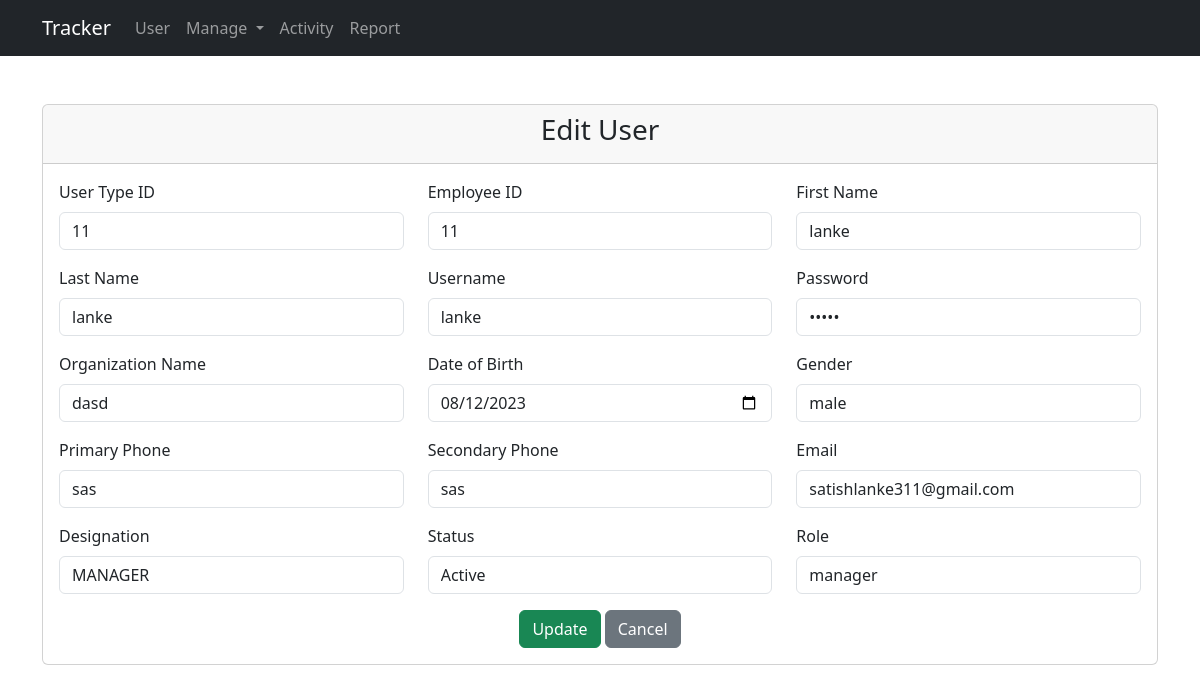
The page /edit_user/2/ on the database its author committed.
### web/models.py (models this page shows, shortened)
class CustomUser(AbstractBaseUser, PermissionsMixin):
    userTypeId = models.CharField(max_length=100,null=True)
    emp_id =  models.CharField(max_length=100, unique=True,null=True)
    username = models.CharField(max_length=100, unique=True,db_index=True)
    password = models.CharField(max_length=100, null=True, blank=True)
    first_name = models.CharField(max_length=50,blank=True)
    date_joined=models.DateField(auto_now=True)
    last_name = models.CharField(max_length=50, null=True, blank=True)
    gender = models.CharField(max_length=20, null=True, blank=True)
    date_of_birth = models.DateField(null=True)
    email=models.EmailField(null=True, blank=True)
    primary_phn= models.CharField(max_length=20,blank=True)
    secondary_phn = models.CharField(max_length=20,blank=True)
    designation = models.ForeignKey(DesignationMaster, on_delete=models.CASCADE,null=True)
    role = models.ForeignKey(RoleMaster, on_delete=models.CASCADE,null=True)
    org_name =  models.CharField(max_length=100,null=True)
    status = models.ForeignKey(Status, on_delete=models.CASCADE,null=True)
    is_active = models.BooleanField(default=True)
    is_staff = models.BooleanField(default=False)
    is_superuser = models.BooleanField(default=False)
    groups = models.ManyToManyField(
        'auth.Group',
        blank=True,
        related_name='customuser_set',
        related_query_name='customuser',
    )
    user_permissions = models.ManyToManyField(
        'auth.Permission',
        blank=True,
        related_name='customuser_set',
        related_query_name='customuser',
    )
    created_at = models.DateTimeField(auto_now_add=True,null=True)
    objects = CustomUserManager()
    USERNAME_FIELD = 'username'

class DesignationMaster(models.Model):
    name = models.CharField(max_length=100, null=True, blank=True)
    code = models.CharField(max_length=100, null=True, blank=True)
    created_at = models.DateTimeField(auto_now_add=True)

class Status(models.Model):
    status_name = models.CharField(max_length=100, null=True, blank=True)

class RoleMaster(models.Model):
    name = models.CharField(max_length=100, null=True, blank=True)
    is_active = models.BooleanField(default=True)
    created_at = models.DateTimeField(auto_now_add=True)

### web/views.py (the view, shortened to what this page needs)
# urls.py: path('edit_user/<int:id>/', views.edit_user, name='edit_user'),
def edit_user(request,id):
    if request.method == 'GET':
        users= CustomUser.objects.get(id=id)
        designations = DesignationMaster.objects.all()
        roles = RoleMaster.objects.all()
        status = Status.objects.all()
        context = {'userdata':users,'designations': designations, 'roles': roles,'status': status}
        return render(request, 'edituser.html',context)

### web/templates/edituser.html (shortened to what this page needs)
{% extends "base.html" %}
{% block content %}
  <div class="container">
    <div class="row justify-content-center mt-5">
      <div class="col-md-12">
        <div class="card">
          <div class="card-header">
            <h3 class="text-center">Edit User</h3>
          </div>
          <div class="card-body">
            <form id="addProjectForm"  method="post" action="{% url 'edit_user' userdata.id %}">
              <div class="row">
                <div class="col-md-4">
                  <div class="mb-3">
                    <label for="userTypeId" class="form-label">User Type ID</label>
                    <input type="text" name="userTypeId" value="{{userdata.userTypeId}}" class="form-control" id="userTypeId" required>
                  </div>
                </div>
                <div class="col-md-4">
                  <div class="mb-3">
                    <label for="employeeId" class="form-label">Employee ID</label>
                    <input type="text" name="emp_id" value="{{userdata.emp_id}}" class="form-control" id="employeeId" required>
                  </div>
                </div>
                <div class="col-md-4">
                  <div class="mb-3">
                    <label for="firstname" class="form-label">First Name</label>
                    <input type="text" name="first_name"  value="{{userdata.first_name}}"class="form-control" id="firstname" required>
                  </div>
                </div>
              </div>
              <div class="row">
                <div class="col-md-4">
                  <div class="mb-3">
                    <label for="lastname" class="form-label">Last Name</label>
                    <input type="text" name="last_name" value="{{userdata.last_name}}" class="form-control" id="lastname" required>
                  </div>
                </div>
                <div class="col-md-4">
                  <div class="mb-3">
                    <label for="username" class="form-label">Username</label>
                    <input type="text" name="username"value="{{userdata.username}}" class="form-control" id="username" required>
                  </div>
                </div>
                <div class="col-md-4">
                  <div class="mb-3">
                    <label for="password" class="form-label">Password</label>
                    <input name="password" type="password" value="{{userdata.password}}" class="form-control" id="password" required>
                  </div>
                </div>
              </div>
              <div class="row">
                <div class="col-md-4">
                  <div class="mb-3">
                    <label for="organizationName" class="form-label">Organization Name</label>
                    <input type="text" name="org_name" value="{{userdata.org_name}}" class="form-control" id="organizationName" required>
                  </div>
                </div>
                <div class="col-md-4">
                  <div class="mb-3">
                    <label for="dateOfBirth" class="form-label">Date of Birth</label>
                    <input type="date" name="date_of_birth" value="{{userdata.date_of_birth | date:'Y-m-d'}}" class="form-control" id="dateOfBirth" required>
                  </div>
                </div>
                <div class="col-md-4">
                  <div class="mb-3">
                    <label for="gender" class="form-label">Gender</label>
                    <select name="gender" class="form-control" id="gender" required>
                    {% if userdata.gender %}
                    <option value="{{userdata.gender}}">{{userdata.gender}}</option>
                    {% endif %}
                    </select>
                  </div>
                </div>
              </div>
              <div class="row">
                <div class="col-md-4">
                  <div class="mb-3">
                    <label for="primaryPhone" class="form-label">Primary Phone</label>
                    <input name="primary_phn" value="{{userdata.primary_phn}}" type="text" class="form-control" id="primaryPhone" required>
                  </div>
                </div>
                <div class="col-md-4">
                  <div class="mb-3">
                    <label for="secondaryPhone" class="form-label">Secondary Phone</label>
                    <input name="secondary_phn" value="{{userdata.secondary_phn}}" type="text" class="form-control" id="secondaryPhone" required>
                  </div>
                </div>
                <div class="col-md-4">
                  <div class="mb-3">
                    <label for="email" class="form-label">Email</label>
                    <input type="email"  value="{{userdata.email}}" name="email" class="form-control" id="email" required>
                  </div>
                </div>
              </div>
              <div class="row">
                <div class="col-md-4">
                  <div class="mb-3">
                    <label for="status" class="form-label">Designation</label>
                    <select name="designation" class="form-control" id="status" required>
                        {% if userdata.designation %}
                    <option value="{{userdata.designation.id}}">{{userdata.designation.name}}</option>
                    {% endif %}
                    </select>
                  </div>
                </div>
                <div class="col-md-4">
                  <div class="mb-3">
                    <label for="status" class="form-label">Status</label>
                    <select name="status" class="form-control" id="status" required>
                        {% if userdata.designation %}
                        <option value="{{userdata.status.id}}">{{userdata.status.status_name}}</option>
                        {% endif %}
                    </select>
                  </div>
                </div>
                <div class="col-md-4">
                  <div class="mb-3">
                    <label for="status" class="form-label">Role</label>
                    <select name="role" class="form-control"  required>
                        {% if userdata.role %}
                        <option value="{{userdata.role.id}}">{{userdata.role.name}}</option>
                        {% endif %}
                    </select>
                  </div>
                </div>
              </div>
              <div class="text-center">
                <button type="submit" class="btn btn-success">Update</button>
                <a href="{% url 'users_view' %}" class="btn btn-secondary">Cancel</a>
              </div>
            </form>
          </div>
        </div>
      </div>
    </div>
  </div>
{% endblock %}

### rows shown on the page
CustomUser: userTypeId "11", emp_id "11", first_name "lanke", last_name "lanke", org_name "dasd", date_of_birth "08/12/2023", gender "male", primary_phn "sas", secondary_phn "sas", email "satishlanke311@gmail.com", designation "MANAGER", status "Active", role "manager"
